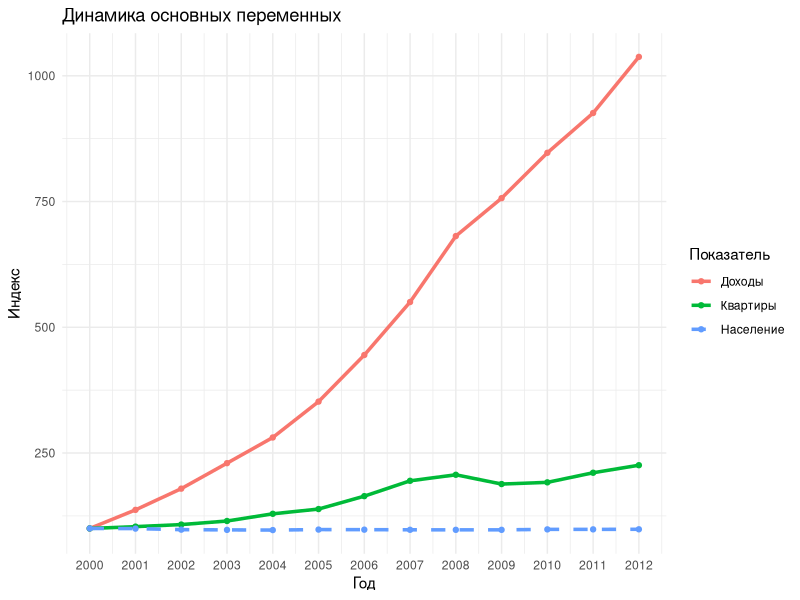
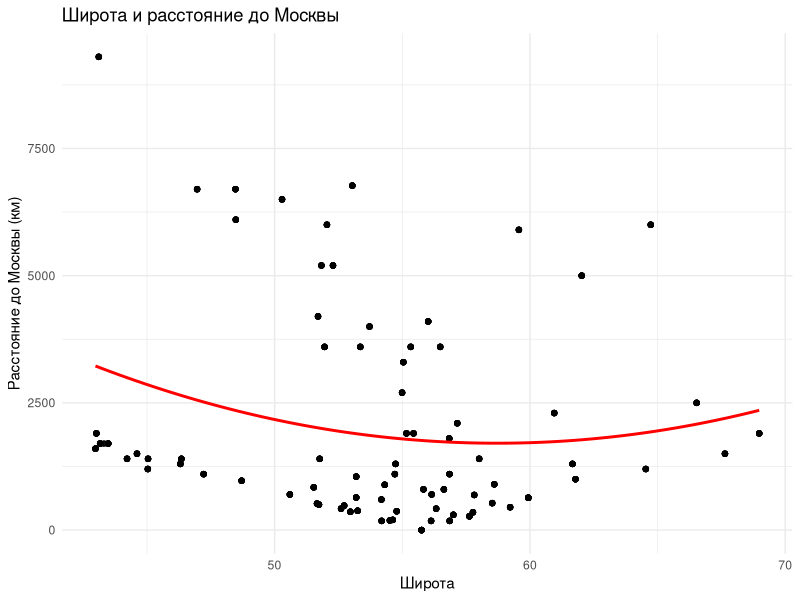
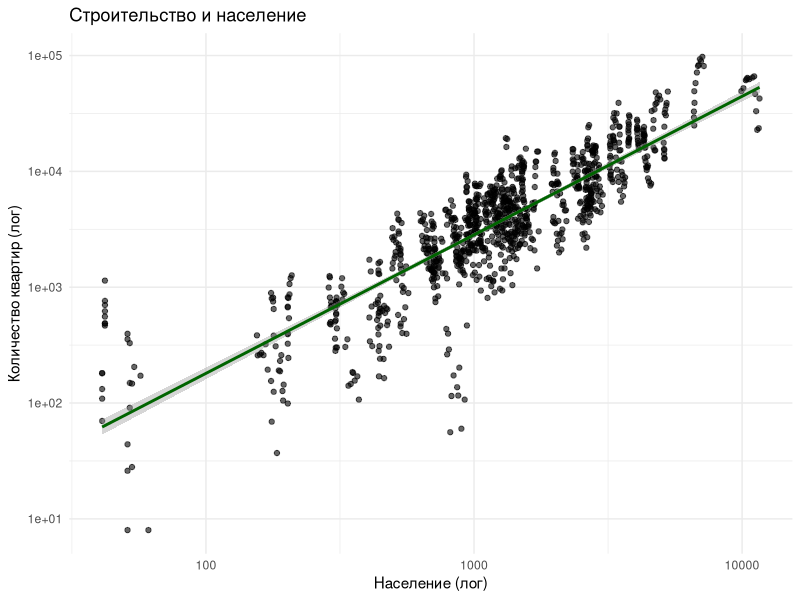
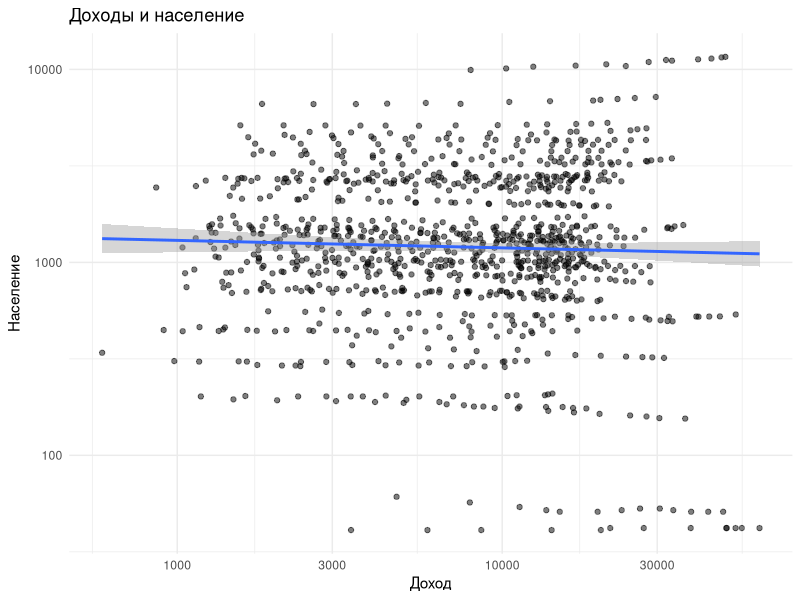
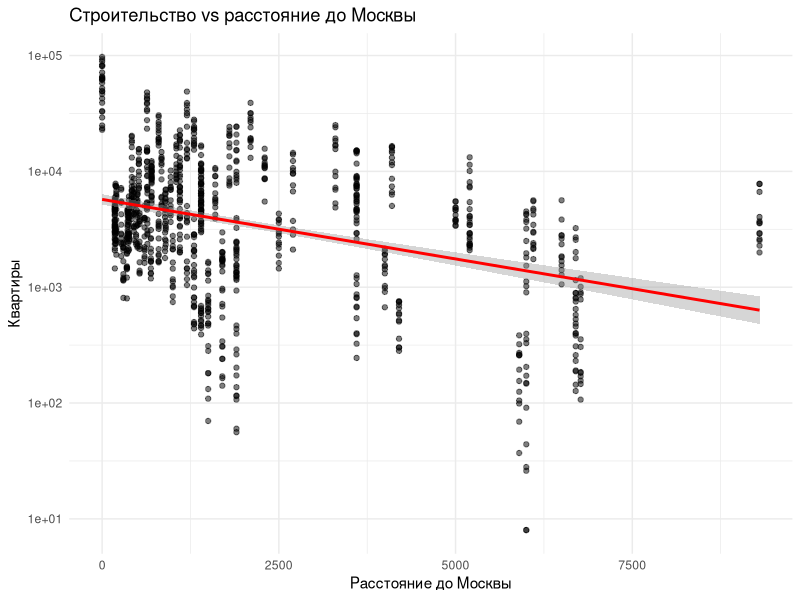
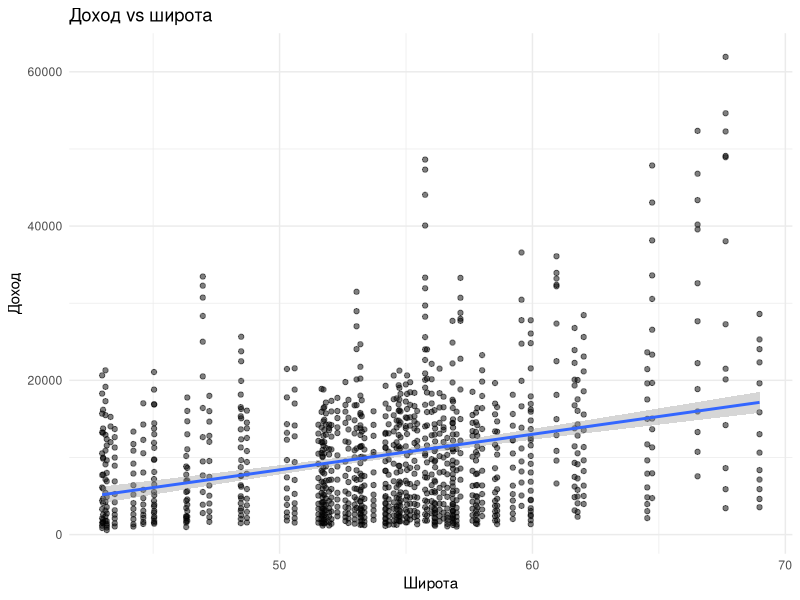
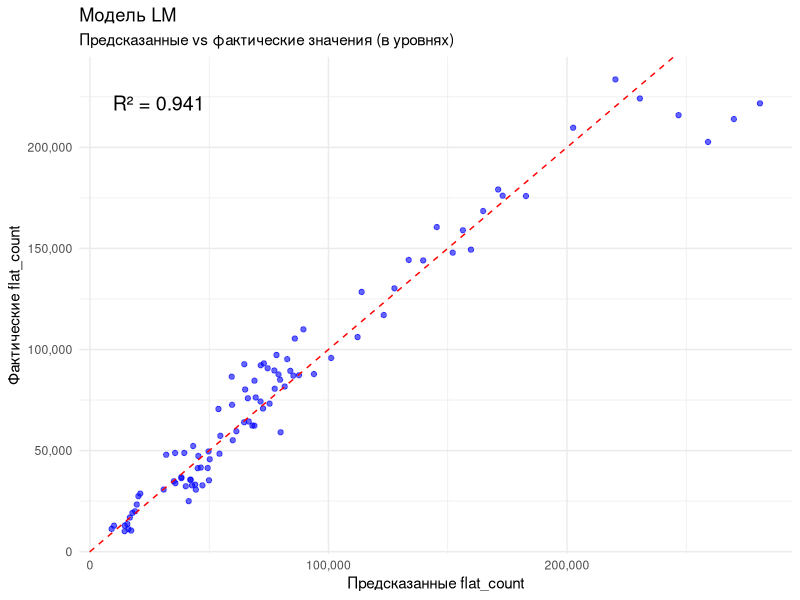
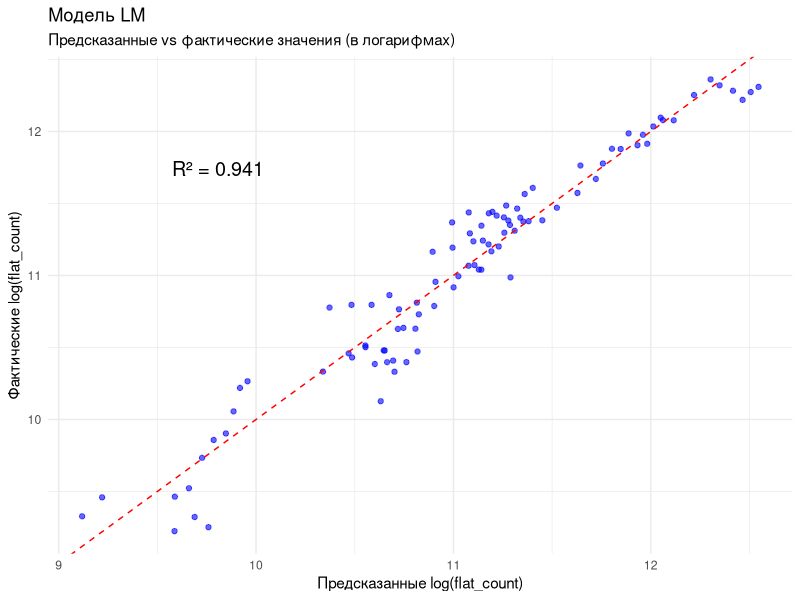

R code for these plots, in order:
library(tidyverse)
library(car)      
library(lmtest)    
library(sandwich)   
library(ggplot2)   
library(corrplot)
library(plm) 
library(dplyr)
library(scales)

data <- read.csv("result.csv")
data <- data[!is.na(data$Population), ]

district_names <- c(
  "Центральный федер...",
  "Северо-Западный ф...",
  "Южный федеральный...",
  "Северо-Кавказский...",
  "Приволжский федер...",
  "Уральский федерал...",
  "Сибирский федерал...",
  "Дальневосточный ф..."
)


df_all_districts <- data[data$Регион %in% district_names, ]
data_regions <- data[!(data$Регион %in% district_names), ]
data_regions_no_district <- data_regions[, !(names(data_regions) %in% c("district"))]

district_list <- split(data_regions_no_district, data_regions$district)

df_CFO  <- district_list[["ЦФО"]]
df_SZFO <- district_list[["СЗФО"]]
df_YUFO <- district_list[["ЮФО"]]
df_SKFO <- district_list[["СКФО"]]
df_PFO  <- district_list[["ПФО"]]
df_UFO  <- district_list[["УрФО"]]
df_SFO  <- district_list[["СФО"]]
df_DVFO <- district_list[["ДВФО"]]



# ===================================================================
# ПОЛЕЗНЫЕ ВИЗУАЛИЗАЦИИ
# ===================================================================



df_year <- data_regions %>%
  group_by(Год) %>%
  summarise(
    mean_salary = mean(mean_salary, na.rm = TRUE),
    flat_count = sum(flat_count, na.rm = TRUE),
    Population = sum(Population, na.rm = TRUE)
  )

# нормализация (база = первый год)
df_norm <- df_year %>%
  mutate(
    salary_index = mean_salary / first(mean_salary) * 100,
    flats_index = flat_count / first(flat_count) * 100,
    pop_index = Population / first(Population) * 100
  )

ggplot(df_norm, aes(x = Год)) +
  geom_line(aes(y = salary_index, color = "Доходы"), size = 1.2) +
  geom_point(aes(y = salary_index, color = "Доходы")) +
  
  geom_line(aes(y = flats_index, color = "Квартиры"), size = 1.2) +
  geom_point(aes(y = flats_index, color = "Квартиры")) +
  
  geom_line(aes(y = pop_index, color = "Население"), size = 1.2, linetype = "dashed") +
  geom_point(aes(y = pop_index, color = "Население")) +
  
  scale_x_continuous(
    breaks = seq(min(df_norm$Год), max(df_norm$Год), by = 1)
  ) +
  
  labs(title = "Динамика основных переменных",
       x = "Год",
       y = "Индекс",
       color = "Показатель") +
  theme_minimal()


ggplot(data_regions, aes(x = latitude, y = distance_to_moscow_km)) +
  geom_point(alpha = 0.6) +
  geom_smooth(method = "lm", 
              formula = y ~ poly(x, 2), 
              color = "red", 
              se = FALSE) +  
  labs(title = "Широта и расстояние до Москвы",
       x = "Широта",
       y = "Расстояние до Москвы (км)") +
  theme_minimal()


ggplot(data_regions, aes(x = Population, y = flat_count)) +
  geom_point(alpha = 0.6) +
  geom_smooth(method = "lm", color = "darkgreen") +
  scale_x_log10() +
  scale_y_log10() +
  labs(title = "Строительство и население",
       x = "Население (лог)",
       y = "Количество квартир (лог)") +
  theme_minimal()


ggplot(data_regions, aes(x = mean_salary, y = Population)) +
  geom_point(alpha = 0.5) +
  geom_smooth(method = "lm") +
  scale_x_log10() +
  scale_y_log10() +
  labs(title = "Доходы и население",
       x = "Доход",
       y = "Население") +
  theme_minimal()



data_regions$flats_per_capita <- data_regions$flat_count / data_regions$Population

ggplot(data_regions, aes(x = distance_to_moscow_km, y = flat_count)) +
  geom_point(alpha = 0.5) +
  geom_smooth(method = "lm", color = "red") +
  scale_y_log10() +
  labs(title = "Строительство vs расстояние до Москвы",
       x = "Расстояние до Москвы",
       y = "Квартиры") +
  theme_minimal()

ggplot(data_regions, aes(x = latitude, y = mean_salary)) +
  geom_point(alpha = 0.5) +
  geom_smooth(method = "lm") +
  labs(title = "Доход vs широта",
       x = "Широта",
       y = "Доход") +
  theme_minimal()

# ===================================================================
# МОДЕЛЬ 0: Обычная линейная регрессия по всем регионам
# ===================================================================

test_model <- lm(log(flat_count) ~ log(mean_salary) + log(Population) + latitude + distance_to_moscow_km + factor(district), 
                 data = data_regions)
summary(test_model)
coef(test_model)


# ===================================================================
# МОДЕЛЬ 1: Обычная линейная регрессия (lm) по ФО
# ===================================================================

lm_model_district <- lm(log(flat_count) ~ log(mean_salary) + log(Population) + latitude + distance_to_moscow_km, 
                        data = df_all_districts)
summary(lm_model_district)
coef(lm_model_district)
vif(lm_model_district)

# Корреляционная матрица
df_numeric <- df_all_districts[, c("flat_count", "mean_salary", "Population", "latitude", "distance_to_moscow_km")]
cor_matrix_lm <- cor(df_numeric, use = "complete.obs")
print(round(cor_matrix_lm, 3))

# Стандартизированные коэффициенты для lm
df_scaled_lm <- df_all_districts %>%
  mutate(
    log_flat = scale(log(flat_count)),
    log_salary = scale(log(mean_salary)),
    log_pop = scale(log(Population)),
    latitude_s = scale(latitude),
    distance_s = scale(distance_to_moscow_km)
  )

lm_model_std <- lm(
  log_flat ~ log_salary + log_pop + latitude_s + distance_s,
  data = df_scaled_lm
)

summary(lm_model_std)
coef(lm_model_std)

# График: предсказанные vs фактические значения (в уровнях)
df_all_districts$predicted_lm <- exp(predict(lm_model_district))
ggplot(df_all_districts, aes(x = predicted_lm, y = flat_count)) +
  geom_point(alpha = 0.6, color = "blue") +
  geom_abline(slope = 1, intercept = 0, color = "red", linetype = "dashed") +
  labs(title = "Модель LM",
       subtitle = "Предсказанные vs фактические значения (в уровнях)",
       x = "Предсказанные flat_count",
       y = "Фактические flat_count") +
  scale_x_continuous(labels = comma) +
  scale_y_continuous(labels = comma) +
  theme_minimal() +
  annotate("text", 
           x = min(df_all_districts$predicted_lm, na.rm = TRUE) * 1.05,
           y = max(df_all_districts$flat_count, na.rm = TRUE) * 0.95,
           label = paste("R² =", round(summary(lm_model_district)$r.squared, 3)), 
           hjust = 0, size = 5)

# График: предсказанные vs фактические значения (в логарифмах)
df_all_districts$predicted_log_lm <- predict(lm_model_district)
ggplot(df_all_districts, aes(x = predicted_log_lm, y = log(flat_count))) +
  geom_point(alpha = 0.6, color = "blue") +
  geom_abline(slope = 1, intercept = 0, color = "red", linetype = "dashed") +
  labs(title = "Модель LM",
       subtitle = "Предсказанные vs фактические значения (в логарифмах)",
       x = "Предсказанные log(flat_count)",
       y = "Фактические log(flat_count)") +
  theme_minimal() +
  annotate("text", 
           x = min(df_all_districts$predicted_log_lm, na.rm = TRUE) * 1.05,
           y = max(log(df_all_districts$flat_count), na.rm = TRUE) * 0.95,
           label = paste("R² =", round(summary(lm_model_district)$r.squared, 3)), 
           hjust = 0, size = 5)

# График остатков для lm
res_lm <- residuals(lm_model_district)
plot_data_lm <- data.frame(
  predicted = as.numeric(predict(lm_model_district)),
  residuals = as.numeric(res_lm)
)

ggplot(plot_data_lm, aes(x = predicted, y = residuals)) +
  geom_point(alpha = 0.9, size = 1.9, color = "blue") +
  geom_hline(yintercept = 0, color = "red", linewidth = 0.5) +
  labs(
    title = "Остатки модели LM",
    subtitle = paste("Среднее остатков:", round(mean(res_lm), 6)),
    x = "Предсказанные значения log(flat_count)",
    y = "Остатки"
  ) +
  theme_minimal()



coefs <- coef(lm_model_district)

intercept     <- round(coefs["(Intercept)"], 4)
b_salary      <- round(coefs["log(mean_salary)"], 4)
b_population  <- round(coefs["log(Population)"], 4)
b_latitude    <- round(coefs["latitude"], 4)
b_distance    <- round(coefs["distance_to_moscow_km"], 4)

equation <- paste0(
  "log(flat_count) = ", intercept,
  " + ", b_salary, " × log(mean_salary)",
  " + ", b_population, " × log(Population)",
  " + ", b_latitude, " × latitude",
  " + ", b_distance, " × distance_to_moscow_km"
)

mean_salary   <- mean(df_all_districts$mean_salary, na.rm = TRUE)
mean_pop      <- mean(df_all_districts$Population, na.rm = TRUE)
mean_lat      <- mean(df_all_districts$latitude, na.rm = TRUE)
mean_dist     <- mean(df_all_districts$distance_to_moscow_km, na.rm = TRUE)

# Расчёт эластичностей
elast_salary     <- b_salary                                      # log-log → прямая эластичность
elast_population <- b_population                                  # log-log → прямая эластичность
elast_latitude   <- round(b_latitude * mean_lat, 4)               # log-lin → β × mean(X)
elast_distance   <- round(b_distance * mean_dist, 4)              # log-lin → β × mean(X)

cat("1. Эластичность flat_count по mean_salary:\n")
cat("   ", elast_salary, "\n")
cat("2. Эластичность flat_count по Population:\n")
cat("   ", elast_population, "\n")
cat("3. Эластичность flat_count по latitude:\n")
cat("   ", elast_latitude, "\n")
cat("4. Эластичность flat_count по distance_to_moscow_km:\n")
cat("   ", elast_distance, "\n")



mean_salary_avg <- mean(log(df_all_districts$mean_salary), na.rm = TRUE)
mean_pop_avg    <- mean(log(df_all_districts$Population), na.rm = TRUE)
lat_avg         <- mean(df_all_districts$latitude, na.rm = TRUE)
dist_avg        <- mean(df_all_districts$distance_to_moscow_km, na.rm = TRUE)



# По зарплате
const_salary <- coefs[1] +
  coefs["log(Population)"] * mean_pop_avg +
  coefs["latitude"] * lat_avg +
  coefs["distance_to_moscow_km"] * dist_avg

eq_salary <- paste0(
  "1) ln(flat_count) = ",
  round(const_salary, 3),
  " + ",
  round(coefs["log(mean_salary)"], 3),
  " * ln(mean_salary)"
)

# По населению
const_pop <- coefs[1] +
  coefs["log(mean_salary)"] * mean_salary_avg +
  coefs["latitude"] * lat_avg +
  coefs["distance_to_moscow_km"] * dist_avg

eq_pop <- paste0(
  "2) ln(flat_count) = ",
  round(const_pop, 3),
  " + ",
  round(coefs["log(Population)"], 3),
  " * ln(Population)"
)

# По широте
const_lat <- coefs[1] +
  coefs["log(mean_salary)"] * mean_salary_avg +
  coefs["log(Population)"] * mean_pop_avg +
  coefs["distance_to_moscow_km"] * dist_avg

eq_lat <- paste0(
  "3) ln(flat_count) = ",
  round(const_lat, 3),
  " + ",
  round(coefs["latitude"], 3),
  " * latitude"
)

# По расстоянию
const_dist <- coefs[1] +
  coefs["log(mean_salary)"] * mean_salary_avg +
  coefs["log(Population)"] * mean_pop_avg +
  coefs["latitude"] * lat_avg

eq_dist <- paste0(
  "4) ln(flat_count) = ",
  round(const_dist, 3),
  " + ",
  round(coefs["distance_to_moscow_km"], 3),
  " * distance_to_moscow_km"
)


cat(eq_salary, "\n")
cat(eq_pop, "\n")
cat(eq_lat, "\n")
cat(eq_dist, "\n")




pred <- predict(lm_model_district, interval = "confidence")

df_all_districts$fit <- exp(pred[, "fit"])
df_all_districts$lwr <- exp(pred[, "lwr"])
df_all_districts$upr <- exp(pred[, "upr"])


ggplot(df_all_districts, aes(x = fit, y = flat_count)) +
  geom_point(alpha = 0.6, color = "blue") +
  
  geom_abline(slope = 1, intercept = 0,
              color = "red", linetype = "dashed") +
  
  geom_ribbon(aes(ymin = lwr, ymax = upr),
              alpha = 0.2, fill = "blue") +
  
  labs(title = "Модель LM с доверительным интервалом",
       subtitle = "Предсказанные vs фактические значения",
       x = "Предсказанные flat_count",
       y = "Фактические flat_count") +
  
  scale_x_continuous(labels = comma) +
  scale_y_continuous(labels = comma) +
  
  theme_minimal() +
  
  annotate("text", 
           x = min(df_all_districts$fit, na.rm = TRUE) * 1.05,
           y = max(df_all_districts$flat_count, na.rm = TRUE) * 0.95,
           label = paste("R² =", round(summary(lm_model_district)$r.squared, 3)), 
           hjust = 0, size = 5)




# ===================================================================
# МОДЕЛЬ 2: FE модель (plm) по округам (within)
# ===================================================================

model2_fe <- plm(log(flat_count) ~ log(mean_salary) + log(Population) + latitude + distance_to_moscow_km,
                 data = df_all_districts,
                 index = c("Регион", "Год"),   # здесь "Регион" = название ФО
                 model = "within")

summary(model2_fe)
coef(model2_fe)

# Стандартизированные коэффициенты для FE модели
df_scaled_fe <- df_all_districts %>%
  mutate(
    log_flat = scale(log(flat_count)),
    log_salary = scale(log(mean_salary)),
    log_pop = scale(log(Population)),
    latitude_s = scale(latitude),
    distance_s = scale(distance_to_moscow_km)
  )

model2_fe_std <- plm(
  log_flat ~ log_salary + log_pop + latitude_s + distance_s,
  data = df_scaled_fe,
  index = c("Регион", "Год"),
  model = "within"
)

summary(model2_fe_std)
coef(model2_fe_std)

# График: предсказанные vs фактические значения (в уровнях) для FE модели
df_all_districts$predicted2_fe <- exp(predict(model2_fe))
ggplot(df_all_districts, aes(x = predicted2_fe, y = flat_count)) +
  geom_point(alpha = 0.6, color = "darkgreen") +
  geom_abline(slope = 1, intercept = 0, color = "red", linetype = "dashed") +
  labs(title = "Модель FE: фиксированные эффекты по ФО",
       subtitle = "Предсказанные vs фактические значения (в уровнях)",
       x = "Предсказанные flat_count",
       y = "Фактические flat_count") +
  scale_x_continuous(labels = comma) +
  scale_y_continuous(labels = comma) +
  theme_minimal() +
  annotate("text", 
           x = min(df_all_districts$predicted2_fe, na.rm = TRUE) * 1.05,
           y = max(df_all_districts$flat_count, na.rm = TRUE) * 0.95,
           label = "R² (within) = 0.815", 
           hjust = 0, size = 5)

# График: предсказанные vs фактические значения (в логарифмах) для FE модели
df_all_districts$predicted_log_fe <- predict(model2_fe)
ggplot(df_all_districts, aes(x = predicted_log_fe, y = log(flat_count))) +
  geom_point(alpha = 0.6, color = "darkgreen") +
  geom_abline(slope = 1, intercept = 0, color = "red", linetype = "dashed") +
  labs(title = "Модель FE: фиксированные эффекты по ФО",
       subtitle = "Предсказанные vs фактические значения (в логарифмах)",
       x = "Предсказанные log(flat_count)",
       y = "Фактические log(flat_count)") +
  theme_minimal() +
  annotate("text", 
           x = min(df_all_districts$predicted_log_fe, na.rm = TRUE) * 1.05,
           y = max(log(df_all_districts$flat_count), na.rm = TRUE) * 0.95,
           label = "R² (within) = 0.815", 
           hjust = 0, size = 5)

# График остатков для FE модели
res_fe <- residuals(model2_fe)
plot_data_fe <- data.frame(
  predicted = as.numeric(predict(model2_fe)),
  residuals = as.numeric(res_fe)
)

ggplot(plot_data_fe, aes(x = predicted, y = residuals)) +
  geom_point(alpha = 0.9, size = 1.9, color = "darkgreen") +
  geom_hline(yintercept = 0, color = "red", linewidth = 0.5) +
  labs(
    title = "Остатки модели FE",
    subtitle = paste("Среднее остатков:", round(mean(res_fe), 6)),
    x = "Предсказанные значения log(flat_count)",
    y = "Остатки"
  ) +
  theme_minimal()

# Анализ фиксированных эффектов для FE модели
fixef_df <- data.frame(
  Округ = names(fixef(model2_fe)),
  fixef_log = as.numeric(fixef(model2_fe)),
  fixef_real = exp(as.numeric(fixef(model2_fe)))  
)

fixef_df <- fixef_df %>% 
  arrange(desc(fixef_real)) %>%
  mutate(Округ = factor(Округ, levels = Округ))   

cat("\n=== БАЗОВЫЕ УРОВНИ ОКРУГОВ (exp(fixef)) ===\n")
print(fixef_df %>% 
        mutate(`Множитель` = round(fixef_real, 0),
               `log-уровень` = round(fixef_log, 3)) %>%
        select(Округ, `Множитель`, `log-уровень`), 
      row.names = FALSE)

# График фиксированных эффектов
ggplot(fixef_df, aes(x = Округ, y = fixef_real, fill = fixef_real)) +
  geom_col(width = 0.75, color = "white", alpha = 0.9) +
  geom_text(aes(label = round(fixef_real, 0)), 
            vjust = -0.4, size = 4.5, fontface = "bold") +
  scale_fill_gradient(low = "lightblue", high = "darkblue", name = "Множитель") +
  scale_y_continuous(labels = comma) +
  labs(
    title = "Базовый уровень строительства по ФО",
    subtitle = "(после контроля зарплаты, населения, широты и расстояния до Москвы)",
    x = NULL,
    y = "Относительный множитель (квартир «по умолчанию»)"
  ) +
  theme_minimal(base_size = 14) +
  theme(
    axis.text.x = element_text(angle = 45, hjust = 1, size = 11),
    legend.position = "none",
    plot.subtitle = element_text(size = 11, color = "gray30")
  ) +
  coord_cartesian(ylim = c(0, max(fixef_df$fixef_real) * 1.15))


# =========================================================
# СРАВНЕНИЕ LM vs PLM (Окружная)
# СЗФО, 2010
# =========================================================

test_obs <- df_all_districts %>%
  filter(Регион == "Северо-Западный ф...", Год == 2010)

pred_lm_log <- predict(lm_model_district, newdata = test_obs)
pred_lm <- exp(pred_lm_log)

b <- coef(model2_fe)
fe_region <- fixef(model2_fe)[as.character(test_obs$Регион)]
pred_plm_log <-
  b["log(mean_salary)"] * log(test_obs$mean_salary) +
  b["log(Population)"] * log(test_obs$Population) +
  fe_region
pred_plm <- exp(pred_plm_log)
actual <- test_obs$flat_count

comparison <- data.frame(
  Регион = test_obs$Регион,
  Год = test_obs$Год,
  Факт = actual,
  LM_прогноз = pred_lm,
  PLM_прогноз = pred_plm,
  Ошибка_LM = pred_lm - actual,
  Ошибка_PLM = pred_plm - actual
)

print(comparison)

comparison_long <- comparison %>%
  select(Факт, LM_прогноз, PLM_прогноз) %>%
  tidyr::pivot_longer(cols = everything(), names_to = "Тип", values_to = "Значение")

ggplot(comparison_long, aes(x = Тип, y = Значение, fill = Тип)) +
  geom_col(width = 0.6) +
  labs(title = "Сравнение LM и PLM (СЗФО, 2010)",
       y = "Количество квартир",
       x = "") +
  theme_minimal() +
  theme(legend.position = "none")



# Сравнение MAPE для конкретного округа
years <- 2000:2012
lm_errors <- numeric(length(years))
plm_errors <- numeric(length(years))
lm_mape <- numeric(length(years))
plm_mape <- numeric(length(years))

results_list <- list()

for(i in seq_along(years)) {
  year <- years[i]
  
  test_obs <- df_all_districts %>%
    filter(Регион == "Дальневосточный ф...", Год == year)
  
  if(nrow(test_obs) == 0) {
    lm_errors[i] <- NA
    plm_errors[i] <- NA
    lm_mape[i] <- NA
    plm_mape[i] <- NA
    next
  }
  
  pred_lm_log <- predict(lm_model_district, newdata = test_obs)
  pred_lm <- exp(pred_lm_log)
  
  b <- coef(model2_fe)
  fe_region <- fixef(model2_fe)[as.character(test_obs$Регион)]
  pred_plm_log <- b["log(mean_salary)"] * log(test_obs$mean_salary) +
    b["log(Population)"] * log(test_obs$Population) +
    fe_region
  pred_plm <- exp(pred_plm_log)
  
  actual <- test_obs$flat_count
  
  lm_error <- pred_lm - actual
  plm_error <- pred_plm - actual
  lm_mape_val <- mean(abs(lm_error / actual)) * 100
  plm_mape_val <- mean(abs(plm_error / actual)) * 100
  
  lm_errors[i] <- lm_error
  plm_errors[i] <- plm_error
  lm_mape[i] <- lm_mape_val
  plm_mape[i] <- plm_mape_val
  
  results_list[[as.character(year)]] <- data.frame(
    Регион = test_obs$Регион,
    Год = year,
    Факт = actual,
    LM_прогноз = pred_lm,
    PLM_прогноз = pred_plm,
    Ошибка_LM = lm_error,
    Ошибка_PLM = plm_error,
    MAPE_LM = lm_mape_val,
    MAPE_PLM = plm_mape_val
  )
}

all_results <- do.call(rbind, results_list)

avg_lm_mape <- mean(lm_mape, na.rm = TRUE)
avg_plm_mape <- mean(plm_mape, na.rm = TRUE)

mape_comparison <- data.frame(
  Год = years,
  LM_MAPE = lm_mape,
  PLM_MAPE = plm_mape
)

ggplot(mape_comparison, aes(x = Год)) +
  geom_line(aes(y = LM_MAPE, color = "LM"), linewidth = 1) +
  geom_line(aes(y = PLM_MAPE, color = "PLM"), linewidth = 1) +
  geom_point(aes(y = LM_MAPE, color = "LM")) +
  geom_point(aes(y = PLM_MAPE, color = "PLM")) +
  labs(title = "Сравнение MAPE: LM vs PLM модели",
       y = "MAPE (%)",
       x = "Год",
       color = "Модель") +
  theme_minimal() +
  scale_color_manual(values = c("LM" = "blue", "PLM" = "red")) 

cat("\n\nMAPE (%):\n")
print(data.frame(
  Год = years,
  LM_MAPE = round(lm_mape, 2),
  PLM_MAPE = round(plm_mape, 2)
))


# Графики сравнение MAPE общих окружных моделей
calculate_mape_for_region <- function(region_name) {
  lm_mape_region <- numeric(length(years))
  plm_mape_region <- numeric(length(years))
  
  for(i in seq_along(years)) {
    year <- years[i]
    
    test_obs <- df_all_districts %>%
      filter(Регион == region_name, Год == year)
    
    if(nrow(test_obs) == 0) {
      lm_mape_region[i] <- NA
      plm_mape_region[i] <- NA
      next
    }
    
    pred_lm_log <- predict(lm_model_district, newdata = test_obs)
    pred_lm <- exp(pred_lm_log)
    
    b <- coef(model2_fe)
    fe_region <- fixef(model2_fe)[as.character(test_obs$Регион)]
    pred_plm_log <- b["log(mean_salary)"] * log(test_obs$mean_salary) +
      b["log(Population)"] * log(test_obs$Population) +
      fe_region
    pred_plm <- exp(pred_plm_log)
    
    actual <- test_obs$flat_count
    
    lm_mape_region[i] <- mean(abs((pred_lm - actual) / actual)) * 100
    plm_mape_region[i] <- mean(abs((pred_plm - actual) / actual)) * 100
  }
  
  return(data.frame(
    Год = years,
    Регион = region_name,
    LM_MAPE = lm_mape_region,
    PLM_MAPE = plm_mape_region
  ))
}

all_regions_data <- do.call(rbind, lapply(district_names, calculate_mape_for_region))

all_regions_long <- all_regions_data %>%
  tidyr::pivot_longer(
    cols = c(LM_MAPE, PLM_MAPE),
    names_to = "Модель",
    values_to = "MAPE"
  ) %>%
  mutate(Модель = ifelse(Модель == "LM_MAPE", "LM", "PLM"))

ggplot(all_regions_long, aes(x = Год, y = MAPE, color = Модель)) +
  geom_line(linewidth = 1) +
  geom_point(size = 2) +
  facet_wrap(~ Регион, scales = "free_y", ncol = 2) +
  labs(title = "Сравнение MAPE: LM vs PLM по регионам (2000-2012)",
       y = "MAPE (%)",
       x = "Год") +
  theme_minimal() +
  theme(
    legend.position = "bottom",
    strip.background = element_rect(fill = "lightgray", color = NA),
    strip.text = element_text(size = 8)
  ) +
  scale_color_manual(values = c("LM" = "blue", "PLM" = "red")) +
  scale_x_continuous(breaks = seq(2000, 2012, by = 2))
